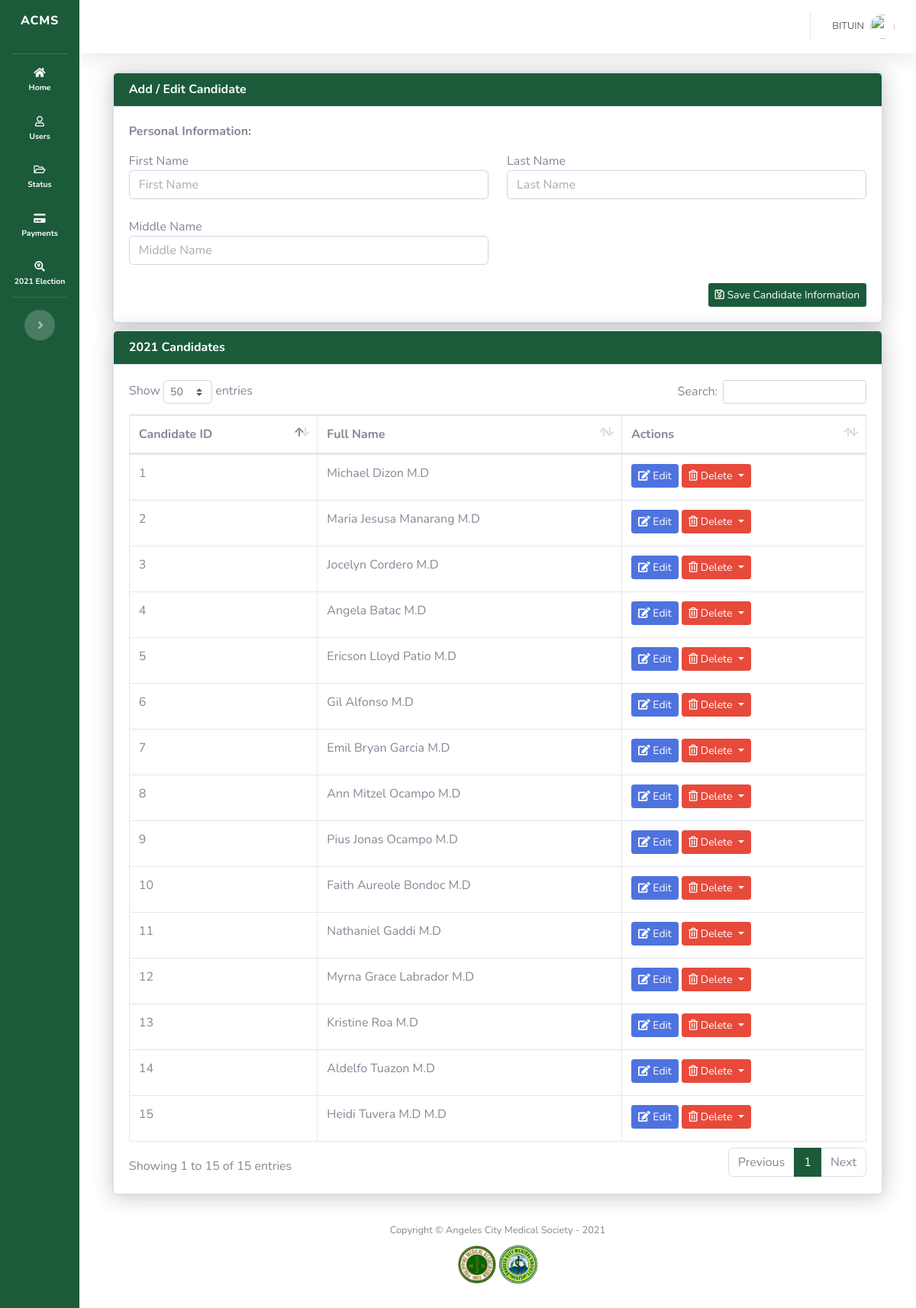
The page /admin/manage_candidates.php (signed in) on the database its author committed.
### tables this page shows
CREATE TABLE `candidates` (
  `id` int(11) NOT NULL,
  `last_name` varchar(128) NOT NULL,
  `first_name` varchar(128) NOT NULL,
  `middle_name` varchar(128) NOT NULL
);

### admin/process_candidates.php (called while the page is built, shortened)
<?php
    $isEdit = false;
?>

### admin/manage_candidates.php (the view, shortened to what this page needs)
<?php
include('process_candidates.php');
include('sidebar.php');
$getAllUserInformation = mysqli_query($mysqli, "SELECT * FROM candidates");
?>
<div id="content-wrapper" class="d-flex flex-column">
    <div id="content">
        <?php require('topbar.php'); ?>
        <div class="container-fluid">
            <div class="row">
                <div class="col-md-12">
                    <div class="card shadow row mb-2">
                        <div class="card shadow">
                            <div class="card-header" style="background-color: #1b5b3a;  ">
                                <h6 class="m-0 font-weight-bold" style="color: white;">Add / Edit Candidate</h6>
                            </div>
                            <div class="card-body">
                                <form accept-charset="UTF-8" action="manage_candidates.php" method="post" id="form-status">
                                    <label style="margin-bottom: 15px !important;" class="font-weight-bold">Personal Information:</label>
                                    <div class="row">
                                        <div class="col-md-6">
                                            First Name
                                            <input class="form-control" type="text" placeholder="First Name" name="fname" value="<?php if($isEdit){echo $newUserInformation['first_name'];} ?>">
                                            <br/>
                                            Middle Name
                                            <input class="form-control" type="text" placeholder="Middle Name" name="mname" value="<?php if($isEdit){echo $newUserInformation['middle_name'];} ?>">
                                        </div>
                                        <br/>
                                        <div class="col-md-6">
                                            Last Name
                                            <input class="form-control" type="text" placeholder="Last Name" name="lname" value="<?php if($isEdit){echo $newUserInformation['last_name'];} ?>">
                                            <br/>
                                            <br/>
                                        </div>
                                    </div>
                                    <br/>
                                    <?php if(!$isEdit){ ?>
                                        <button type="submit" class="btn btn-sm ml-auto float-right" style="background-color: #1b5b3a; color: white;" name="add_candidate">
                                            <i class="far fa-save"></i>
                                            Save Candidate Information
                                        </button>
                                    <?php } ?>
                                </form>
                            </div>
                        </div>
                    </div>
                </div>
                <div class="col-md-12" style="/* width: 70%;height:500px;background-color:green; */">
                    <div class="card shadow row mb-2" style="/*height:150px ; background-color: red;*/">
                        <div class="card shadow">
                            <div class="card-header" style="background-color: #1b5b3a;  ">
                                <h6 class="m-0 font-weight-bold" style="color: white;">2021 Candidates</h6>
                            </div>
                            <div class="card-body">
                                <div class="table-responsive">
                                    <table class="table table-bordered" id="userTable" width="100%" cellspacing="0">
                                        <thead>
                                        <tr>
                                            <th>Candidate ID</th>
                                            <th>Full Name</th>
                                            <th>Actions</th>
                                        </tr>
                                        </thead>
                                        <tbody>
                                        <?php while($newUserInformation = $getAllUserInformation->fetch_assoc()){ ?>
                                            <tr>
                                                <td><?php echo $newUserInformation['id']; ?></td>
                                                <td><?php echo $newUserInformation['first_name'].' '.$newUserInformation['last_name']; ?></td>
                                                <td>
                                                    <a class="btn btn-sm btn-primary mb-1" href="manage_candidates.php?edit=<?php echo $newUserInformation['id']; ?>"><i class="fas fa-edit"></i> Edit </a>
                                                    <button class="btn btn-danger btn-secondary dropdown-toggle btn-sm mb-1" type="button" id="dropdownMenuButton" data-toggle="dropdown" aria-haspopup="true" aria-expanded="false">
                                                        <i class="far fa-trash-alt"></i> Delete
                                                    </button>
                                                </td>
                                            </tr>
                                        <?php } ?>
                                        </tbody>
                                    </table>
                                </div>
                            </div>
                        </div>
                    </div>
                </div>
            </div>
        </div>
        <?php
        include('footer.php');
        ?>

### admin/sidebar.php (shortened to what this page needs)
<!DOCTYPE html>
<html lang="en">
<head>
  <link href="../vendor/fontawesome-free/css/all.min.css" rel="stylesheet" type="text/css">
  <link href="../css/sb-admin-2.min.css" rel="stylesheet">
  <link href="../vendor/datatables/dataTables.bootstrap4.min.css" rel="stylesheet">
</head>
<body id="page-top">
  <div id="wrapper">
    <ul class="navbar-nav bg-gradient-primary sidebar sidebar-dark accordion toggled" id="accordionSidebar">
      <a class="sidebar-brand d-flex align-items-center justify-content-center" href="index.php">
        <div class="nav-item">ACMS</div>
      </a>
      <hr class="sidebar-divider my-0">
        <li class="nav-item active" id="nav-item-home">
            <a class="nav-link" href="../index.php">
                <i class="fas fa-home"></i>
                <span>Home</span>
            </a>
        </li>
        <li class="nav-item active" id="nav-item-home">
            <a class="nav-link" href="manage_users.php">
                <i class="far fa-user"></i>
                <span>Users</span>
            </a>
        </li>
        <li class="nav-item active" id="nav-item-home">
            <a class="nav-link" href="status_users.php">
                <i class="far fa-folder-open"></i>
                <span>Status</span>
            </a>
        </li>
      <li class="nav-item active">
        <a class="nav-link collapsed" href="#" data-toggle="collapse" data-target="#payments" aria-expanded="true" aria-controls="buildings">
          <i class="fa fa-credit-card"></i>
          <span>Payments</span>
        </a>
      </li>
      <li class="nav-item active">
        <a class="nav-link collapsed" href="#" data-toggle="collapse" data-target="#buildings" aria-expanded="true" aria-controls="buildings">
          <i class="fas fa-search-location"></i>
          <span>2021 Election</span>
        </a>
      </li>
      <hr class="sidebar-divider d-none d-md-block">
      <div class="text-center d-none d-md-inline">
        <button class="rounded-circle border-0" id="sidebarToggle"></button>
      </div>
    </ul>

### admin/topbar.php (shortened to what this page needs)
<nav class="navbar navbar-expand navbar-light bg-white topbar mb-4 static-top shadow">
  <ul class="navbar-nav ml-auto">
    <li class="nav-item dropdown no-arrow">
      <a class="nav-link dropdown-toggle" href="#" id="userDropdown" role="button" data-toggle="dropdown" aria-haspopup="true" aria-expanded="false">
        <span class="mr-2 d-none d-lg-inline text-gray-800 small"><?php echo strtoupper($_SESSION['full_name']); ?></span>
        <img src="<?php echo '../'.$_SESSION['profile_image']; ?>" style="width: 2rem; height: 2rem; border-radius: 50%;">
      </a>
    </li>
  </ul>
</nav>

### admin/footer.php (shortened to what this page needs)
      <footer class="sticky-footer bg-white">
        <div class="container my-auto">
          <div class="copyright text-center my-auto">
            <span>Copyright &copy; Angeles City Medical Society - 2021</span>
              <br/>
              <br/>
              <img src="../img/logo/pma.png" width="50px">
              <img src="../img/logo/acms.png" width="50px">
          </div>
        </div>
      </footer>
    </div>
  </div>
</body>
</html>

### admin/sidebar.php (style rules this page uses)
a:link { text-decoration: none; }
.bg-gradient-primary { background-color: #1b5b3a !important; background-image: none !important; background-image: none !important; background-size: cover !important; }
.container-fluid { background-color: white; padding-left: 5% !important; padding-right: 5% !important; }
#content-wrapper { background-color: white !important; }
::placeholder { opacity: 0.7 !important; }

### rows shown on the page
candidates: id "1", first_name "Michael", last_name "Dizon M.D"
candidates: id "2", first_name "Maria Jesusa", last_name "Manarang M.D"
candidates: id "3", first_name "Jocelyn", last_name "Cordero M.D"
candidates: id "4", first_name "Angela", last_name "Batac M.D"
candidates: id "5", first_name "Ericson Lloyd", last_name "Patio M.D"
candidates: id "6", first_name "Gil", last_name "Alfonso M.D"
candidates: id "7", first_name "Emil Bryan", last_name "Garcia M.D"
candidates: id "8", first_name "Ann Mitzel", last_name "Ocampo M.D"
candidates: id "9", first_name "Pius Jonas", last_name "Ocampo M.D"
candidates: id "10", first_name "Faith Aureole", last_name "Bondoc M.D"
candidates: id "11", first_name "Nathaniel", last_name "Gaddi M.D"
candidates: id "12", first_name "Myrna Grace", last_name "Labrador M.D"
candidates: id "13", first_name "Kristine", last_name "Roa M.D"
candidates: id "14", first_name "Aldelfo", last_name "Tuazon M.D"
candidates: id "15", first_name "Heidi", last_name "Tuvera M.D M.D"

### other values the page prints
$_SESSION['full_name'] "BITUIN"
